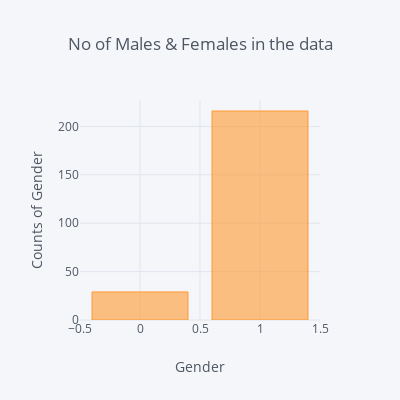

Notebook code for this chart:
### Markdown cell above
## Uni-Variate Analysis - Independent variables.

### Code cell
#Checking the count's of the gender in the data.

print("Sex counts in the data: ")
print(train['Sex'].value_counts())
print("------------------------------------------------------------------------------------------------------------------------------")

#visulaize using the graph
train['Sex'].value_counts().iplot(kind='bar', yTitle="Counts of Gender", 
                                  xTitle="Gender", title="No of Males & Females in the data",
                                 dimensions=(400,400))

### Figure 1 — Plotly figure (JSON) as saved in the notebook; plotly's stock layout.template omitted (floating-point values rounded to 4 significant figures)
{"data": [{"marker": {"color": "rgba(255, 153, 51, 0.6)", "line": {"color": "rgba(255, 153, 51, 1.0)", "width": 1}}, "name": "Sex", "orientation": "v", "text": "", "type": "bar", "uid": "7709babc-67ef-4e41-bd66-94c1b1235885", "x": [1, 0], "y": [216, 29]}], "layout": {"height": 400, "legend": {"bgcolor": "#F5F6F9", "font": {"color": "#4D5663"}}, "paper_bgcolor": "#F5F6F9", "plot_bgcolor": "#F5F6F9", "title": {"font": {"color": "#4D5663"}, "text": "No of Males & Females in the data"}, "width": 400, "xaxis": {"gridcolor": "#E1E5ED", "showgrid": true, "tickfont": {"color": "#4D5663"}, "title": {"font": {"color": "#4D5663"}, "text": "Gender"}, "zerolinecolor": "#E1E5ED"}, "yaxis": {"gridcolor": "#E1E5ED", "showgrid": true, "tickfont": {"color": "#4D5663"}, "title": {"font": {"color": "#4D5663"}, "text": "Counts of Gender"}, "zerolinecolor": "#E1E5ED"}}}
